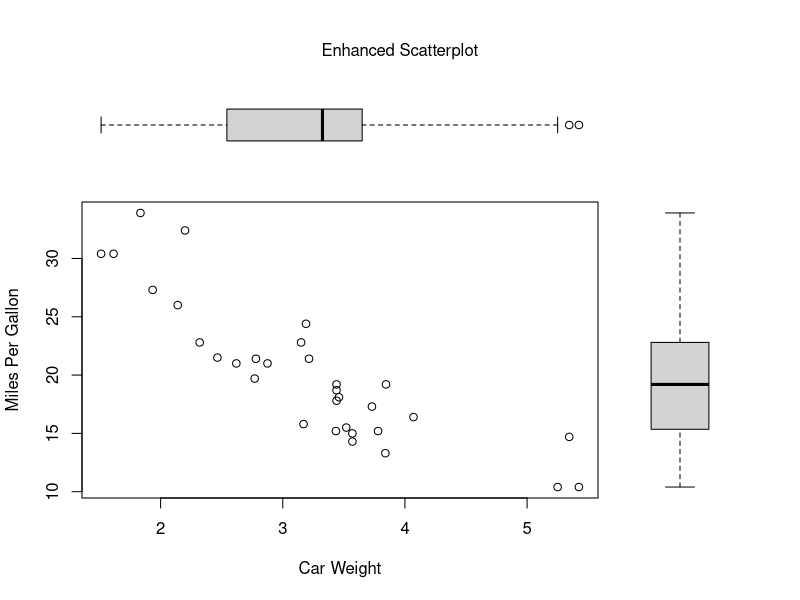
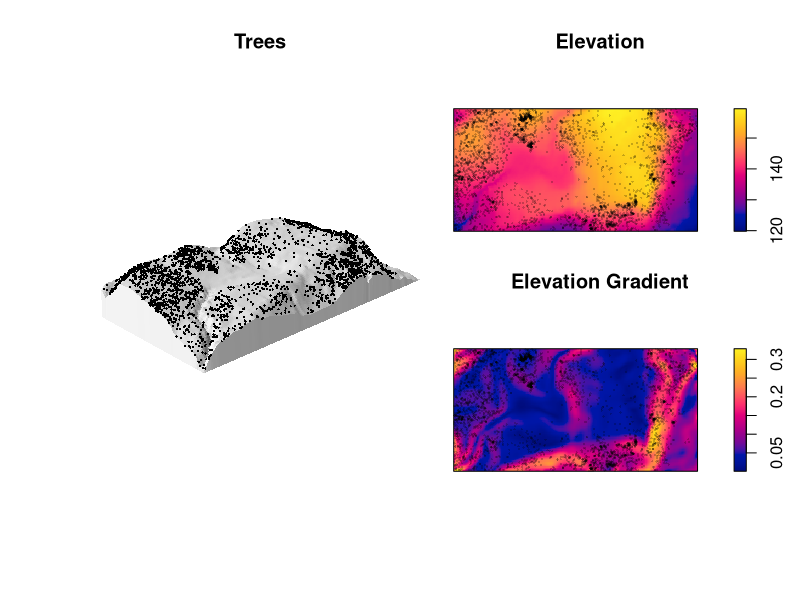

Write the R code that produced these figures, in order.



library(spatstat)

A4_WIDTH <- 8.3
A4_HEIGHT <- 11.7 

pdf(file = "background-spatial-point-pattern-example.pdf", A4_WIDTH, 0.5*A4_HEIGHT)

# par(mfrow=c(1,3)) 

par(fig=c(0,0.6,0,1.0), new=TRUE)
M <- persp(bei.extra$elev, theta=-45, phi=18, expand=5, border=NA, apron=TRUE, shade=0.3, box=FALSE, visible=TRUE, main="Trees")
perspPoints(bei, Z=bei.extra$elev, M=M, pch=16, cex=0.3)


par(fig=c(0.45,1.0,0,0.6), new=TRUE)
plot(bei.extra$grad, main="Elevation Gradient")
plot(bei, add=TRUE, pch=16, cex=0.3)
par(fig=c(0.45,1.0,0.4,1.0), new=TRUE)
plot(bei.extra$elev, main="Elevation")
plot(bei, add=TRUE, pch=16, cex=0.3)
dev.off()


# Add boxplots to a scatterplot
par(fig=c(0,0.8,0,0.8), new=TRUE)
plot(mtcars$wt, mtcars$mpg, xlab="Car Weight",
     ylab="Miles Per Gallon")
par(fig=c(0,0.8,0.55,1), new=TRUE)
boxplot(mtcars$wt, horizontal=TRUE, axes=FALSE)
par(fig=c(0.65,1,0,0.8),new=TRUE)
boxplot(mtcars$mpg, axes=FALSE)
mtext("Enhanced Scatterplot", side=3, outer=TRUE, line=-3)
